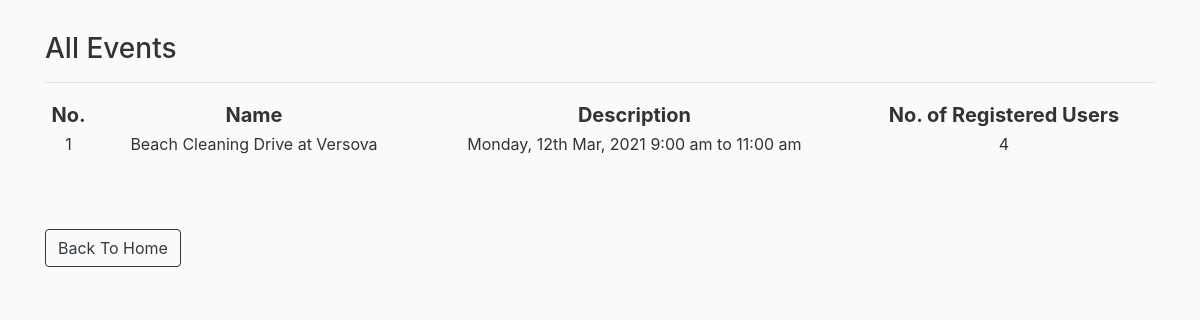
The app's page /view_events with its own data.
### rbac/models.py (models this page shows)
class Event(db.Model):
    id = db.Column(db.Integer, primary_key=True)
    name = db.Column(db.String(50), unique=True)
    description = db.Column(db.String(200), unique=True, nullable=False)
    event_date = db.Column(db.DateTime, index=True, default=datetime.utcnow)
    status = db.Column(db.String(20), nullable=False, default=False) #0=not approved; 1=approved; 2=done
    users_attended = relationship("User", secondary="attendance") #event.users_attended
    users_registered = relationship("User", secondary="registration") #event.users_registered

### rbac/routes.py (the view)
@app.route('/view_events')
def view_events():
    role =''
    if current_user.is_authenticated:
        role = get_role(current_user)
    events = Event.query.filter_by(status='1')
    return render_template('view_events.html',role=role,events=events)

### rbac/templates/view_events.html (shortened to what this page needs)
{% extends "layout.html" %}
{% block content %}
<h3>All Events</h3>
    <table style="width: 100%; text-align: center;">
        <tr style="font-size: 20px;">
                <th>No.</th>
                <th>Name</th>
                <th>Description</th>
                <th>No. of Registered Users</th>
        </tr>
        <hr>
        {% for event in events %}
            <tr>
                <td>{{ loop.index }}</td>
                <td>{{ event.name }}</td>
                <td>{{ event.description }}</td>
                <td>{{event.users_registered|length}}</td>
            </tr>
        {% endfor %}
    </table>
<br><br><br>
<a href="{{ url_for('home') }}" class="btn btn-outline-dark" >Back To Home</a>
{% endblock content %}

### rbac/static/main.css (style rules this page uses)
body { background: #fafafa; color: #333333; margin-top: 2rem; }

### records on screen
Event: name "Beach Cleaning Drive at Versova", description "Monday, 12th Mar, 2021 9:00 am to 11:00 am", users_registered|length "4"
